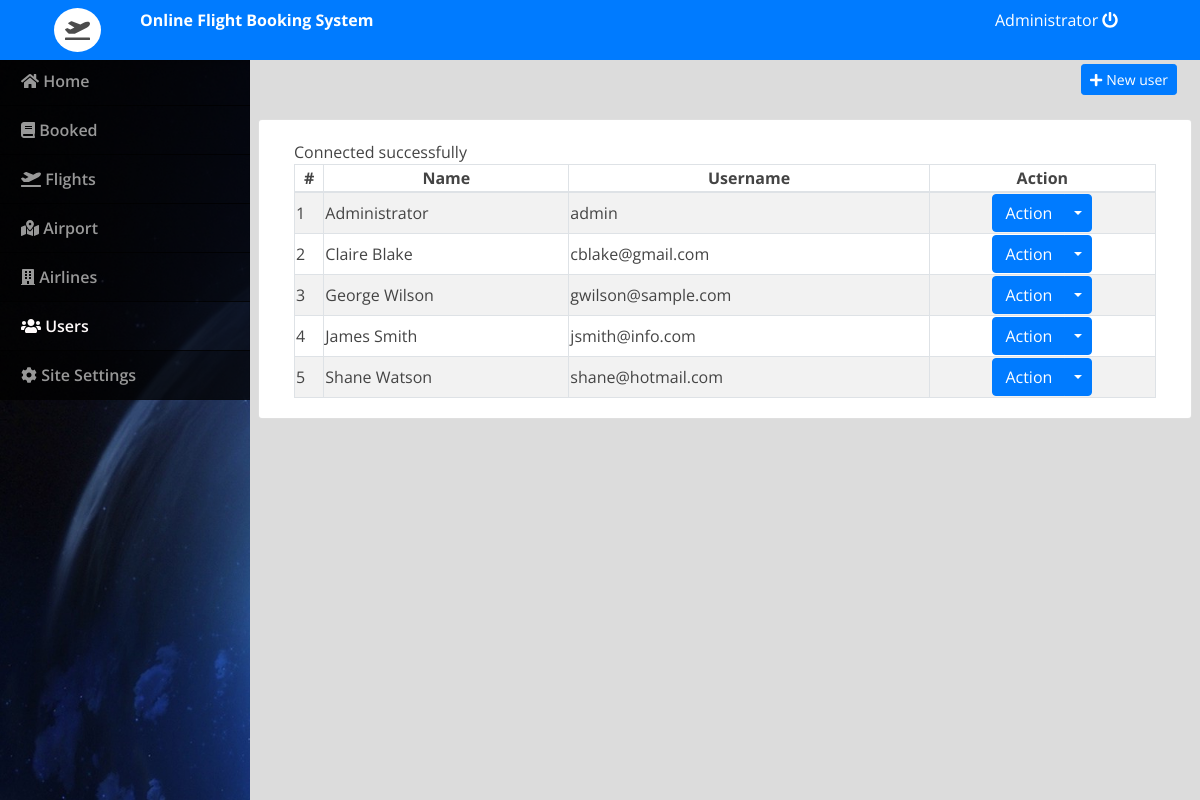
Page /admin/index.php?page=users (signed in) on the committed database.
### tables this page shows
CREATE TABLE `users` (
  `id` int(30) NOT NULL,
  `name` varchar(200) NOT NULL,
  `address` text NOT NULL,
  `contact` text NOT NULL,
  `username` varchar(100) NOT NULL,
  `password` varchar(200) NOT NULL
);

### admin/users.php (the view, shortened to what this page needs)
<div class="container-fluid">
	<div class="row">
	<div class="col-lg-12">
			<button class="btn btn-primary float-right btn-sm" id="new_user"><i class="fa fa-plus"></i> New user</button>
	</div>
	</div>
	<br>
	<div class="row">
		<div class="card col-lg-12">
			<div class="card-body">
				<table class="table-striped table-bordered col-md-12">
			<thead>
				<tr>
					<th class="text-center">#</th>
					<th class="text-center">Name</th>
					<th class="text-center">Username</th>
					<th class="text-center">Action</th>
				</tr>
			</thead>
			<tbody>
				<?php
 					include 'db_connect.php';
 					$users = $conn->query("SELECT * FROM users order by name asc");
 					$i = 1;
 					while($row= $users->fetch_assoc()):
				 ?>
				 <tr>
				 	<td>
				 		<?php echo $i++ ?>
				 	</td>
				 	<td>
				 		<?php echo $row['name'] ?>
				 	</td>
				 	<td>
				 		<?php echo $row['username'] ?>
				 	</td>
				 	<td>
				 		<center>
								<div class="btn-group">
								  <button type="button" class="btn btn-primary">Action</button>
								  <button type="button" class="btn btn-primary dropdown-toggle dropdown-toggle-split" data-toggle="dropdown" aria-haspopup="true" aria-expanded="false">
								  </button>
								</div>
								</center>
				 	</td>
				 </tr>
				<?php endwhile; ?>
			</tbody>
		</table>
			</div>
		</div>
	</div>
</div>

### admin/assets/css/style.css (style rules this page uses)
body { font-family: "Open Sans", sans-serif; color: #444444; width: 100%; height: calc(100%); }

### admin/index.php (style rules this page uses)
body { background: #80808045; }

### rows in the picture
users: name "Administrator", username "admin"
users: name "Claire Blake", username "cblake@gmail.com"
users: name "George Wilson", username "gwilson@sample.com"
users: name "James Smith", username "jsmith@info.com"
users: name "Shane Watson", username "shane@hotmail.com"

### other values in the picture
$_SESSION['login_name'] "Administrator"
